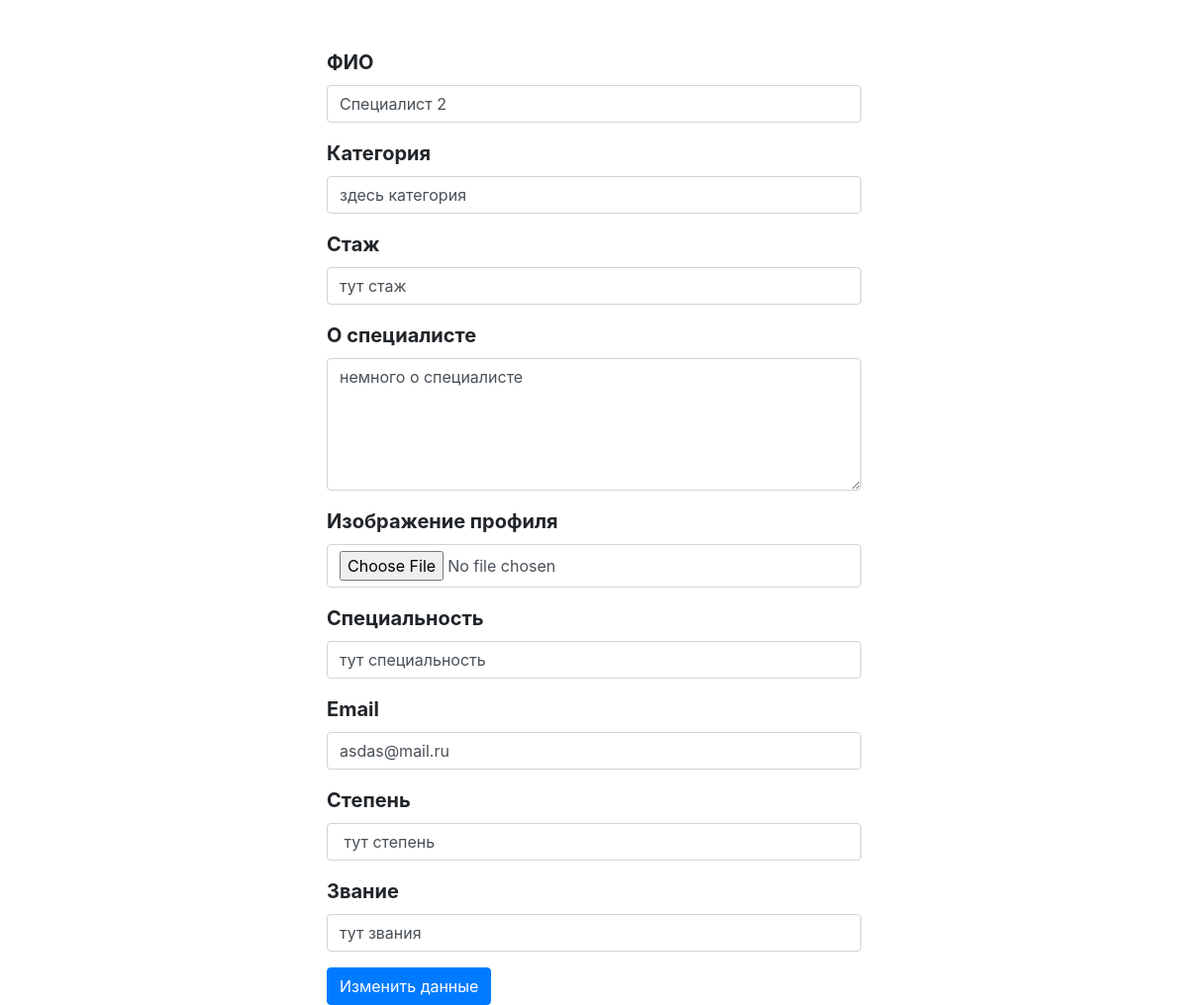
Page /diagnostics.loc/www/updatespecialist.php?id=2 on the committed database.
### tables this page shows
CREATE TABLE IF NOT EXISTS `specialist1` (
  `id` int(11) NOT NULL AUTO_INCREMENT,
  `full_name` varchar(355) DEFAULT NULL,
  `category` varchar(500) DEFAULT NULL,
  `experience` varchar(500) DEFAULT NULL,
  `mini_discription` text,
  `avatar` varchar(500) DEFAULT NULL,
  `speciality` varchar(500) DEFAULT NULL,
  `email` varchar(500) DEFAULT NULL,
  `deagre` varchar(500) DEFAULT NULL,
  `ranks` varchar(100) DEFAULT NULL,
  PRIMARY KEY (`id`)
);

### diagnostics.loc/www/updatespecialist.php (the view, shortened to what this page needs)
<?php
$id = $_GET['id'];
$specialist = mysqli_query($connect, "SELECT *FROM `specialist1` WHERE id = '$id'");
$specialist = mysqli_fetch_assoc($specialist);
?>
<!doctype html>
<html lang="en">
<head>
    <link rel="stylesheet" href="https://maxcdn.bootstrapcdn.com/bootstrap/4.0.0/css/bootstrap.min.css">
    <link rel="stylesheet" href="https://use.fontawesome.com/releases/v5.7.2/css/all.css">
    <link rel="stylesheet" href="/assets/css/style.css">
</head>
<body>
<br>
    <div class="container">
        <div class="row">
            <div class="col-3">
            </div>
            <div class="col-6">
                <div class="container-fluid vendorfontfamily">
                    <div class="row d-flex justify-content-center">
                    </div>
                </div>
                <div class="vendorfontfamily">
                    <form action="vendor/updatespecialistdata.php" method="post" enctype="multipart/form-data">
                        <div class="form-group">
                            <label>ФИО</label>
                            <input type="text" name="fullname" class="form-control" id="exampleInputEmail1" aria-describedby="emailHelp" value="<?= $specialist['full_name'] ?>">
                        </div>
                        <div class="form-group">
                            <label for="exampleInputEmail1">Категория</label>
                            <input type="text" name="category" class="form-control" id="exampleInputEmail1" aria-describedby="emailHelp" value="<?= $specialist['category'] ?>">
                        </div>
                        <div class="form-group">
                            <label for="exampleInputEmail1">Стаж</label>
                            <input type="text" name="experience" class="form-control" id="exampleInputEmail1" aria-describedby="emailHelp" value="<?= $specialist['experience'] ?>">
                        </div>
                        <div class="form-group">
                            <label for="exampleFormControlTextarea1">О специалисте</label>
                            <textarea class="form-control" name="minidiscription" id="exampleFormControlTextarea1" rows="5"><?= $specialist['mini_discription'] ?></textarea>
                        </div>
                        <div class="form-group">
                            <label>Изображение профиля</label>
                            <input type="file" name="avatar" class="form-control">
                        </div>
                        <div class="form-group">
                            <label for="exampleInputEmail1">Специальность</label>
                            <input type="text" name="speciality" class="form-control" id="exampleInputEmail1" aria-describedby="emailHelp" value="<?= $specialist['speciality'] ?>">
                        </div>
                        <div class="form-group">
                            <label for="exampleInputEmail1">Email</label>
                            <input type="email" name="email" class="form-control" id="exampleInputEmail1" aria-describedby="emailHelp" value="<?= $specialist['email'] ?>">
                        </div>
                        <div class="form-group">
                            <label for="exampleInputEmail1">Степень	</label>
                            <input type="text" name="deagre" class="form-control" id="exampleInputEmail1" aria-describedby="emailHelp" value="<?= $specialist['deagre'] ?>">
                        </div>
                        <div class="form-group">
                            <label for="exampleInputEmail1">Звание</label>
                            <input type="text" name="ranks" class="form-control" id="exampleInputEmail1" aria-describedby="emailHelp" value="<?= $specialist['ranks'] ?>">
                        </div>
                        <button type="submit" class="btn btn-primary">Изменить данные</button>
                    </form>
                </div>
            </div>
            <div class="col-3">
            </div>
        </div>
    </div>
</body>
</html>

### diagnostics.loc/www/assets/css/style.css (style rules this page uses)
.vendorfontfamily { font-family: "SF Pro Display" !important; font-style: normal !important; font-weight: bold !important; font-size: 20px !important; }

### rows in the picture
specialist1: fullname "Специалист 2", category "здесь категория", experience "тут стаж", minidiscription "немного о специалисте", speciality "тут специальность", email "asdas@mail.ru", deagre "тут степень", ranks "тут звания"
